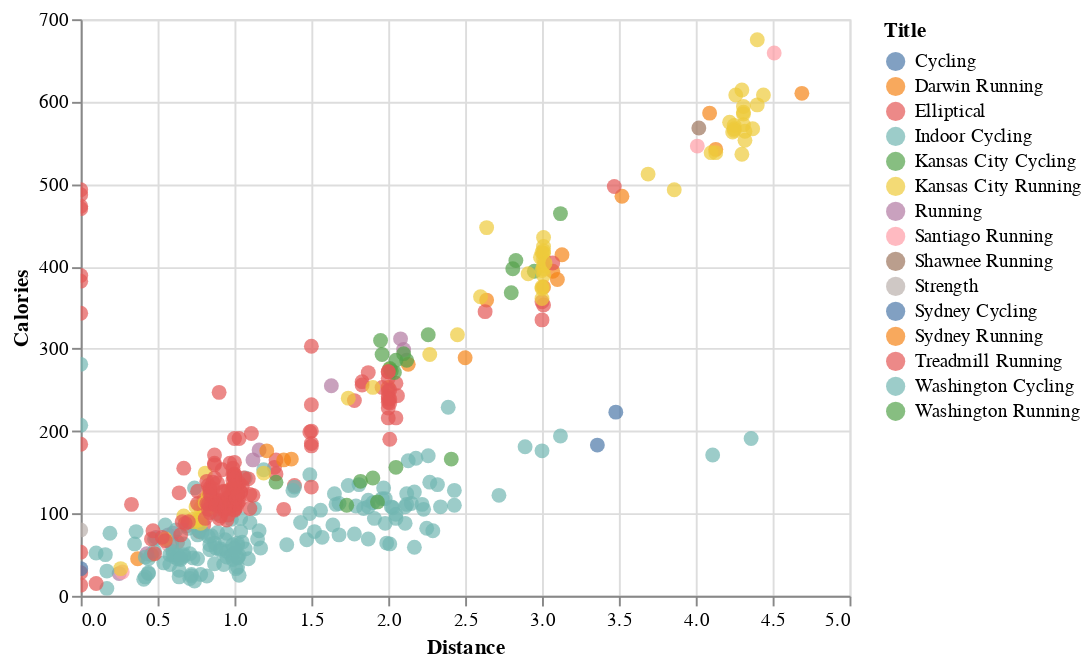

The notebook cell saved with this chart:
### Code cell
alt.Chart(df[['Avg HR', 'Max HR', 'Calories', 'Distance', 'Title']]).mark_circle(size=60).encode(
    x='Distance',
    y='Calories',
    color='Title',
    tooltip=['Avg HR', 'Max HR', 'Calories', 'Distance', 'Title']
).interactive()

### Figure 1 — Vega-Lite specification as saved in the notebook (floating-point values rounded to 4 significant figures; data arrays with more than 128 entries replaced by an {"elided": "..."} marker saying what was removed)
{"config": {"view": {"continuousWidth": 400, "continuousHeight": 300}}, "data": {"name": "data-f3497c84320b4ff543c1f2156df58068"}, "mark": {"type": "circle", "size": 60}, "encoding": {"color": {"type": "nominal", "field": "Title"}, "tooltip": [{"type": "quantitative", "field": "Avg HR"}, {"type": "quantitative", "field": "Max HR"}, {"type": "quantitative", "field": "Calories"}, {"type": "quantitative", "field": "Distance"}, {"type": "nominal", "field": "Title"}], "x": {"type": "quantitative", "field": "Distance"}, "y": {"type": "quantitative", "field": "Calories"}}, "selection": {"selector010": {"type": "interval", "bind": "scales", "encodings": ["x", "y"]}}, "$schema": "https://vega.github.io/schema/vega-lite/v4.0.2.json", "datasets": {"data-f3497c84320b4ff543c1f2156df58068": {"elided": "441 records"}}}
